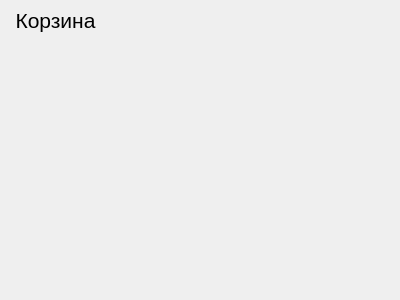
<?xml version="1.0" encoding="UTF-8"?>
<ui version="4.0">
 <class>Form</class>
 <widget class="QWidget" name="Form">
  <property name="geometry">
   <rect>
    <x>0</x>
    <y>0</y>
    <width>400</width>
    <height>300</height>
   </rect>
  </property>
  <property name="windowTitle">
   <string>Form</string>
  </property>
  <widget class="QLabel" name="label">
   <property name="geometry">
    <rect>
     <x>-20</x>
     <y>0</y>
     <width>151</width>
     <height>41</height>
    </rect>
   </property>
   <property name="font">
    <font>
     <pointsize>16</pointsize>
     <weight>50</weight>
     <italic>false</italic>
     <bold>false</bold>
     <kerning>true</kerning>
    </font>
   </property>
   <property name="text">
    <string>Корзина</string>
   </property>
   <property name="alignment">
    <set>Qt::AlignCenter</set>
   </property>
  </widget>
 </widget>
 <resources/>
 <connections/>
</ui>
